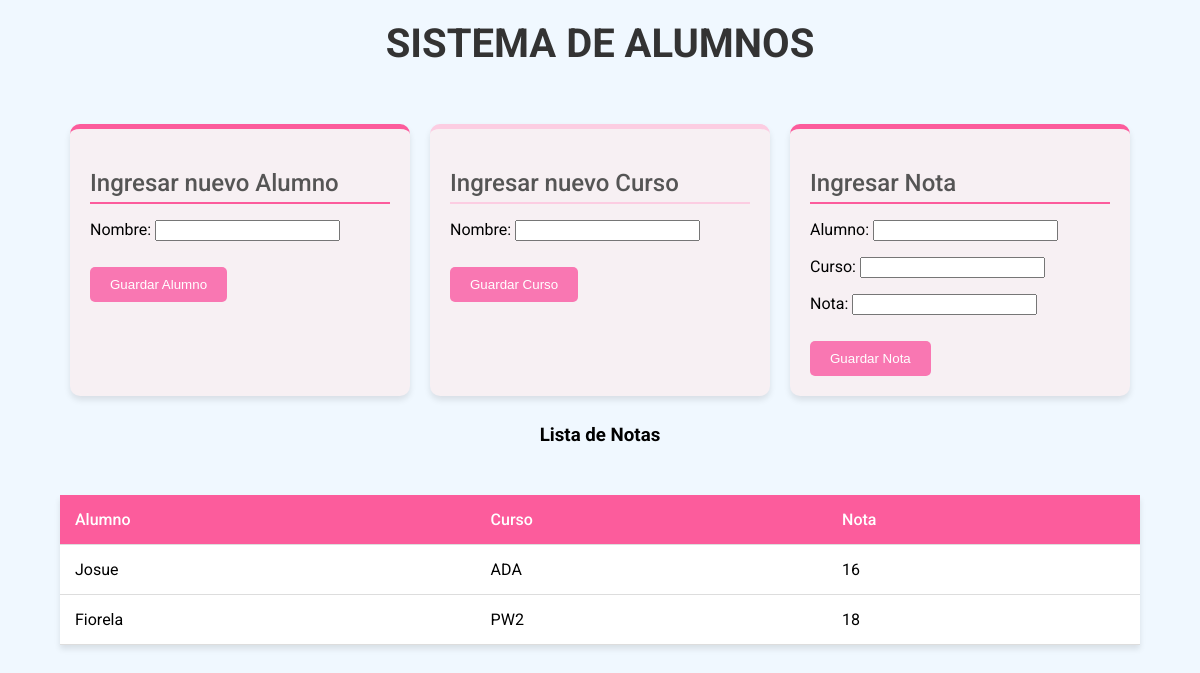
Before: / with the older database file.
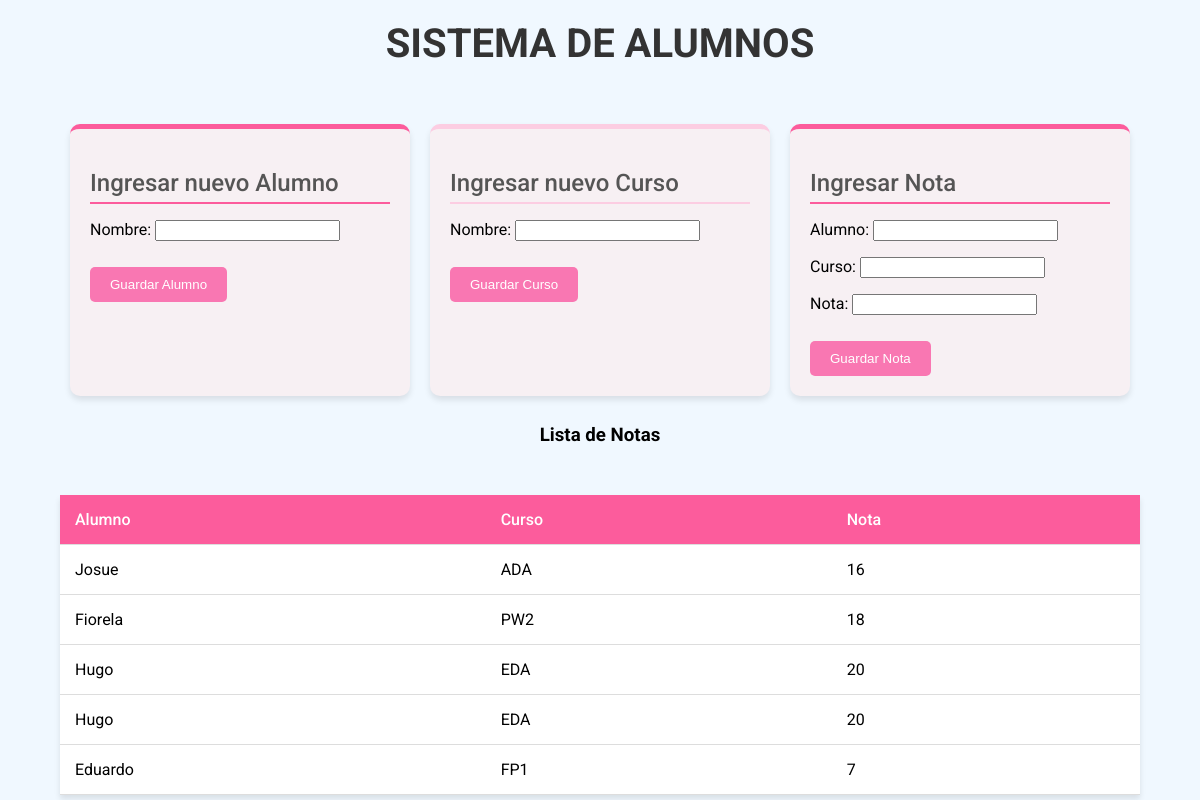
After: the same page with the newer database file.
### registro_notas/models.py (models this page shows, shortened)
class Nota(models.Model):
    alumno=models.ForeignKey(Alumno, on_delete=models.CASCADE)
    curso=models.ForeignKey(Curso, on_delete=models.CASCADE)
    nota=models.IntegerField(validators=[MinValueValidator(0),MaxValueValidator(20)])

class Alumno(models.Model):
    nombre=models.CharField(max_length=100)

class Curso(models.Model):
    nombre=models.CharField(max_length=100)

### registro_notas/views.py (the view, shortened to what this page needs)
# urls.py: path('', views.pagina_principal, name='pagina_principal'),
def pagina_principal(request):
    alumno_form=AlumnoForm()
    curso_form=CursoForm()
    nota_form=NotaForm()
    notas=Nota.objects.all()
    return render(request, "registro_notas/index.html", {
        "alumno_form":alumno_form,
        "curso_form":curso_form,
        "nota_form":nota_form,
        "notas":notas,
    })

### registro_notas/forms.py
class AlumnoForm(forms.ModelForm):
    class Meta:
        model=Alumno
        fields=['nombre']

class CursoForm(forms.ModelForm):
    class Meta:
        model=Curso
        fields=["nombre"]

### registro_notas/templates/registro_notas/index.html (shortened to what this page needs)
<!DOCTYPE html>
<html>
<head>
    {% load static %}
</head>
<body>
    <h1>SISTEMA DE ALUMNOS</h1>
    <div class="form-container">
        <div id="div1" class="form_">
            <form method="post">
                <h2>Ingresar nuevo Alumno</h2>
                {{ alumno_form.as_p }}
                <button type="submit" name="alumno_submit">Guardar Alumno</button>
            </form>
        </div>
        <div id="div2" class="form_">
            <form method="post">
                <h2>Ingresar nuevo Curso</h2>
                {{ curso_form.as_p }}
                <button type="submit" name="curso_submit">Guardar Curso</button>
            </form>
        </div>
        <div id="div3" class="form_">
            <form method="post">
                <h2>Ingresar Nota</h2>
                {{ nota_form.as_p }}
                <button type="submit" name="nota_submit">Guardar Nota</button>
            </form>
        </div>
    </div>
    <h3>Lista de Notas</h3>
    <div id="lista">
        <table>
            <thead>
                <tr>
                    <th>Alumno</th>
                    <th>Curso</th>
                    <th>Nota</th>
                </tr>
            </thead>
            <tbody>
                {% for nota in notas %}
                <tr>
                    <td>{{ nota.alumno.nombre }}</td>
                    <td>{{ nota.curso.nombre }}</td>
                    <td>{{ nota.nota }}</td>
                </tr>
                {% endfor %}
            </tbody>
        </table>
    </div>
</body>
</html>

### registro_notas/templates/registro_notas/index.html (style rules this page uses)
body { font-family: 'Roboto', sans-serif; background-color: #f0f8ff; margin: 0; padding: 0; display: flex; flex-direction: column; align-items: center; animation: fadeIn 1s ease-in-out; }
h1 { color: #333; margin-top: 20px; font-size: 2.5em; font-weight: 700; text-align: center; }
.form-container { display: flex; justify-content: space-around; flex-wrap: wrap; width: 90%; max-width: 1200px; margin-top: 20px; }
.form_ { border-radius: 10px; box-shadow: 0 4px 6px rgba(0, 0, 0, 0.1); padding: 20px; margin: 10px; flex: 1; min-width: 280px; box-sizing: border-box; transition: transform 0.3s ease, box-shadow 0.3s ease; background-color: #ffffff; border-top: 5px solid; }
.form_#div1 { border-color: #fc5c9c; background-color: #f7f0f3; }
.form_#div2 { border-color: #fccde2; background-color: #f7f0f3; }
.form_#div3 { border-color: #fc5c9c; background-color: #f7f0f3; }
h2 { color: #555; margin-bottom: 15px; font-weight: 500; border-bottom: 2px solid; padding-bottom: 5px; }
.form_#div1 h2 { border-color: #fc5c9c; }
.form_#div2 h2 { border-color: #fccde2; }
.form_#div3 h2 { border-color: #fc5c9c; }
button { background-color: #f977b2; color: white; padding: 10px 20px; border: none; border-radius: 5px; cursor: pointer; font-weight: 500; transition: background-color 0.3s ease, transform 0.3s ease; margin-top: 10px; }
#lista { margin-top: 30px; width: 90%; max-width: 1200px; }
table { width: 100%; border-collapse: collapse; background-color: #ffffff; box-shadow: 0 4px 6px rgba(0, 0, 0, 0.1); transition: transform 0.3s ease, box-shadow 0.3s ease; }
th, td { padding: 15px; text-align: left; border-bottom: 1px solid #ddd; transition: background-color 0.3s ease; }
th { background-color: #fc5c9c; color: white; font-weight: 500; }

Changed rows visible on the page:
added Nota: alumno.nombre "Hugo", curso.nombre "EDA", nota "20"
added Nota: alumno.nombre "Hugo", curso.nombre "EDA", nota "20"
added Nota: alumno.nombre "Eduardo", curso.nombre "FP1", nota "7"
